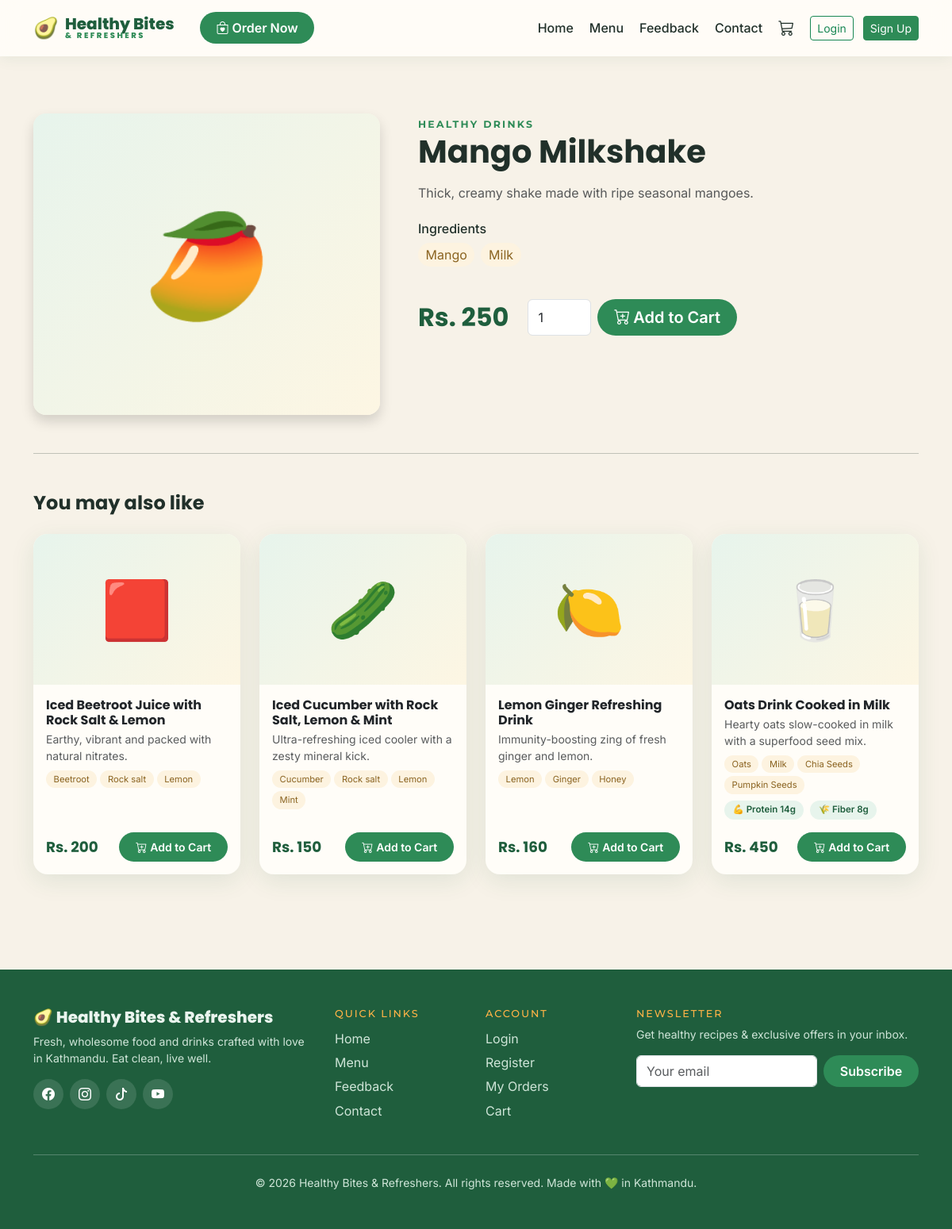
Page /product/mango-milkshake/ on the committed database.
### products/models.py (models this page shows, shortened)
class Product(models.Model):
    category = models.ForeignKey(
        Category, related_name='products', on_delete=models.CASCADE)
    name = models.CharField(max_length=200)
    slug = models.SlugField(max_length=220, unique=True)
    description = models.TextField(blank=True)
    ingredients = models.TextField(
        blank=True, help_text="Comma-separated list, e.g. 'Avocado, Lemon'")
    protein = models.CharField(max_length=20, blank=True, help_text="e.g. 12g")
    fiber = models.CharField(max_length=20, blank=True, help_text="e.g. 9g")
    price = models.DecimalField(max_digits=8, decimal_places=2)
    image = models.ImageField(upload_to='products/', blank=True, null=True)
    emoji = models.CharField(
        max_length=10, blank=True, default='🥗',
        help_text="Shown as a placeholder when no image is uploaded")
    available = models.BooleanField(default=True)
    featured = models.BooleanField(default=False)
    created_at = models.DateTimeField(auto_now_add=True)
    class Meta:
        ordering = ['category__display_order', 'name']
    def get_absolute_url(self):
        return reverse('products:detail', args=[self.slug])
    @property
    def ingredient_list(self):
        return [i.strip() for i in self.ingredients.split(',') if i.strip()]

class Category(models.Model):
    name = models.CharField(max_length=100, unique=True)
    slug = models.SlugField(max_length=120, unique=True)
    icon = models.CharField(
        max_length=50, blank=True,
        help_text="Bootstrap icon class, e.g. 'bi-cup-straw'")
    display_order = models.PositiveIntegerField(default=0)
    class Meta:
        verbose_name_plural = 'Categories'
        ordering = ['display_order']

### products/views.py (the view)
# urls.py: path('', views.cart_detail, name='detail'),
def detail(request, slug):
    product = get_object_or_404(Product, slug=slug, available=True)
    related = product.category.products.exclude(pk=product.pk)[:4]
    return render(request, 'products/detail.html', {
        'product': product, 'related': related})

### cart/cart.py (called while the page is built)
    def __len__(self):
        return sum(item['quantity'] for item in self.cart.values())

### cart/context_processors.py (called while the page is built)
def cart_counter(request):
    return {'cart_count': len(Cart(request))}

### templates/products/detail.html (shortened to what this page needs)
{% extends 'base.html' %}
{% block content %}
<section class="section-pad">
    <div class="container">
        <div class="row g-5">
            <div class="col-lg-5">
                <div class="food-img rounded-4 shadow" style="height:380px; font-size:8rem;">
                    {% if product.image %}
                    <img src="{{ product.image.url }}" alt="{{ product.name }}" class="rounded-4">
                    {% else %}
                    <span>{{ product.emoji }}</span>
                    {% endif %}
                </div>
            </div>
            <div class="col-lg-7">
                <span class="section-label">{{ product.category.name }}</span>
                <h1 class="mb-3">{{ product.name }}</h1>
                <p class="text-muted">{{ product.description }}</p>
                {% if product.ingredient_list %}
                <h6 class="mt-4">Ingredients</h6>
                <div class="d-flex flex-wrap gap-2 mb-3">
                    {% for ing in product.ingredient_list %}
                    <span class="ingredient-chip fs-6">{{ ing }}</span>
                    {% endfor %}
                </div>
                {% endif %}
                <div class="d-flex align-items-center gap-4">
                    <span class="price-tag fs-2">Rs. {{ product.price|floatformat:0 }}</span>
                    <form method="post" action="{% url 'cart:add' product.id %}" class="d-flex gap-2">
                        <input type="number" name="quantity" value="1" min="1" max="20" class="form-control" style="width:80px">
                        <button class="btn btn-order btn-lg" type="submit"><i class="bi bi-cart-plus me-1"></i>Add to Cart</button>
                    </form>
                </div>
            </div>
        </div>
        {% if related %}
        <hr class="my-5">
        <h4 class="mb-4">You may also like</h4>
        <div class="row g-4">
            {% for product in related %}
            <div class="col-md-6 col-lg-3">{% include 'products/_card.html' %}</div>
            {% endfor %}
        </div>
        {% endif %}
    </div>
</section>
{% endblock %}

### templates/products/_card.html (shortened to what this page needs)
<div class="card food-card">
    <a href="{{ product.get_absolute_url }}" class="text-decoration-none">
        <div class="food-img">
            {% if product.image %}
            <img src="{{ product.image.url }}" alt="{{ product.name }}">
            {% else %}
            <span>{{ product.emoji }}</span>
            {% endif %}
        </div>
    </a>
    <div class="card-body d-flex flex-column">
        <h5 class="card-title fs-6 mb-1">
            <a href="{{ product.get_absolute_url }}" class="text-decoration-none text-dark">{{ product.name }}</a>
        </h5>
        {% if product.description %}
        <p class="card-text small text-muted mb-2">{{ product.description|truncatechars:80 }}</p>
        {% endif %}
        {% if product.ingredient_list %}
        <div class="d-flex flex-wrap gap-1 mb-2">
            {% for ing in product.ingredient_list|slice:":4" %}
            <span class="ingredient-chip">{{ ing }}</span>
            {% endfor %}
        </div>
        {% endif %}
        <div class="d-flex gap-2 mb-3">
            {% if product.protein %}<span class="nutri-pill">💪 Protein {{ product.protein }}</span>{% endif %}
            {% if product.fiber %}<span class="nutri-pill">🌾 Fiber {{ product.fiber }}</span>{% endif %}
        </div>
        <div class="d-flex justify-content-between align-items-center mt-auto">
            <span class="price-tag">Rs. {{ product.price|floatformat:0 }}</span>
            <form method="post" action="{% url 'cart:add' product.id %}">
                <button class="btn btn-order btn-sm" type="submit"><i class="bi bi-cart-plus me-1"></i>Add to Cart</button>
            </form>
        </div>
    </div>
</div>

### static/css/style.css (style rules this page uses)
:root { --green-deep: #1f5e3d; --green: #2e8b57; --green-light: #e7f4ec; --beige: #f7f2e8; --cream: #fffdf8; --mango: #ffb347; --berry: #e5536b; --ink: #21302a; --radius: 18px; --shadow: 0 8px 30px rgba(31, 94, 61, .10); --transition: all .3s cubic-bezier(.25,.8,.25,1); }
html { scroll-behavior: smooth; }
body { font-family: 'Inter', sans-serif; color: var(--ink); background: var(--beige); }
h1, h2, h3, h4, h5 { font-family: 'Poppins', sans-serif; font-weight: 700; }
.section-label { font-family: 'Montserrat', sans-serif; font-size: .78rem; font-weight: 700; letter-spacing: .18em; text-transform: uppercase; color: var(--green); }
.btn-order { background: var(--green); color: #fff; font-weight: 600; border-radius: 50px; padding: .5rem 1.3rem; border: none; transition: var(--transition); }
.food-card { background: var(--cream); border: none; border-radius: var(--radius); box-shadow: var(--shadow); overflow: hidden; transition: var(--transition); height: 100%; }
.food-img { height: 190px; background: linear-gradient(135deg, var(--green-light), #fdf6e3); display: flex; align-items: center; justify-content: center; font-size: 4.5rem; overflow: hidden; }
.price-tag { font-family: 'Poppins', sans-serif; font-weight: 700; color: var(--green-deep); font-size: 1.15rem; }
.nutri-pill { background: var(--green-light); color: var(--green-deep); font-size: .72rem; font-weight: 600; border-radius: 50px; padding: .22rem .65rem; display: inline-flex; align-items: center; gap: .25rem; }
.ingredient-chip { background: #fdf3e0; color: #8a6320; font-size: .7rem; border-radius: 50px; padding: .18rem .6rem; }
.section-pad { padding: 4.5rem 0; }

### rows in the picture
Product: emoji "🥭", category.name "HEALTHY DRINKS", name "Mango Milkshake", description "Thick, creamy shake made with ripe seasonal mangoes.", price "250"
Product: emoji "🟥", name "Iced Beetroot Juice with Rock Salt & Lemon", description "Earthy, vibrant and packed with natural nitrates.", ingredient_list "Beetroot" "Rock salt" "Lemon", price "200"
Product: emoji "🥒", name "Iced Cucumber with Rock Salt, Lemon & Mint", description "Ultra-refreshing iced cooler with a zesty mineral kick.", ingredient_list "Cucumber" "Rock salt" "Lemon" "Mint", price "150"
Product: emoji "🍋", name "Lemon Ginger Refreshing Drink", description "Immunity-boosting zing of fresh ginger and lemon.", ingredient_list "Lemon" "Ginger" "Honey", price "160"
Product: emoji "🥛", name "Oats Drink Cooked in Milk", description "Hearty oats slow-cooked in milk with a superfood seed mix.", ingredient_list "Oats" "Milk" "Chia Seeds" "Pumpkin Seeds", protein "14g", fiber "8g", price "450"

### other values in the picture
{{ ing }} "Mango" "Milk"
